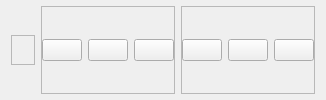
        <widget class="QWidget" name="headerContainer" native="true">
         <layout class="QHBoxLayout" name="horizontalLayout_5">
          <property name="topMargin">
           <number>6</number>
          </property>
          <property name="bottomMargin">
           <number>6</number>
          </property>
          <item alignment="Qt::AlignLeft">
           <widget class="QFrame" name="frame_5">
            <property name="maximumSize">
             <size>
              <width>135</width>
              <height>30</height>
             </size>
            </property>
            <property name="frameShape">
             <enum>QFrame::StyledPanel</enum>
            </property>
            <property name="frameShadow">
             <enum>QFrame::Raised</enum>
            </property>
            <layout class="QHBoxLayout" name="horizontalLayout_7">
             <property name="leftMargin">
              <number>0</number>
             </property>
             <property name="topMargin">
              <number>0</number>
             </property>
             <property name="rightMargin">
              <number>0</number>
             </property>
             <property name="bottomMargin">
              <number>0</number>
             </property>
             <item>
              <widget class="QLabel" name="label_5">
               <property name="maximumSize">
                <size>
                 <width>135</width>
                 <height>28</height>
                </size>
               </property>
               <property name="text">
                <string/>
               </property>
               <property name="pixmap">
                <pixmap resource="resources.qrc">:/icons/icons/FullLogo_Transparent_NoBuffer.png</pixmap>
               </property>
               <property name="scaledContents">
                <bool>true</bool>
               </property>
              </widget>
             </item>
             <item>
              <widget class="QLabel" name="label_6">
               <property name="font">
                <font>
                 <pointsize>11</pointsize>
                 <weight>75</weight>
                 <bold>true</bold>
                </font>
               </property>
               <property name="text">
                <string/>
               </property>
              </widget>
             </item>
            </layout>
           </widget>
          </item>
          <item alignment="Qt::AlignHCenter">
           <widget class="QFrame" name="frame_6">
            <property name="frameShape">
             <enum>QFrame::StyledPanel</enum>
            </property>
            <property name="frameShadow">
             <enum>QFrame::Raised</enum>
            </property>
            <layout class="QHBoxLayout" name="horizontalLayout_6">
             <property name="leftMargin">
              <number>0</number>
             </property>
             <property name="topMargin">
              <number>0</number>
             </property>
             <property name="rightMargin">
              <number>0</number>
             </property>
             <property name="bottomMargin">
              <number>0</number>
             </property>
             <item>
              <widget class="QPushButton" name="notificationBtn">
               <property name="text">
                <string/>
               </property>
               <property name="icon">
                <iconset resource="resources.qrc">
                 <normaloff>:/icons/icons/bell.svg</normaloff>:/icons/icons/bell.svg</iconset>
               </property>
               <property name="iconSize">
                <size>
                 <width>24</width>
                 <height>24</height>
                </size>
               </property>
              </widget>
             </item>
             <item>
              <widget class="QPushButton" name="moreMenuBtn">
               <property name="toolTip">
                <string>More</string>
               </property>
               <property name="text">
                <string/>
               </property>
               <property name="icon">
                <iconset resource="resources.qrc">
                 <normaloff>:/icons/icons/more-horizontal.svg</normaloff>:/icons/icons/more-horizontal.svg</iconset>
               </property>
               <property name="iconSize">
                <size>
                 <width>24</width>
                 <height>24</height>
                </size>
               </property>
              </widget>
             </item>
             <item>
              <widget class="QPushButton" name="profileMenuBtn">
               <property name="toolTip">
                <string>Profile</string>
               </property>
               <property name="text">
                <string/>
               </property>
               <property name="icon">
                <iconset resource="resources.qrc">
                 <normaloff>:/icons/icons/user.svg</normaloff>:/icons/icons/user.svg</iconset>
               </property>
               <property name="iconSize">
                <size>
                 <width>24</width>
                 <height>24</height>
                </size>
               </property>
              </widget>
             </item>
            </layout>
           </widget>
          </item>
          <item alignment="Qt::AlignRight">
           <widget class="QFrame" name="frame_7">
            <property name="frameShape">
             <enum>QFrame::StyledPanel</enum>
            </property>
            <property name="frameShadow">
             <enum>QFrame::Raised</enum>
            </property>
            <layout class="QHBoxLayout" name="horizontalLayout_4">
             <property name="leftMargin">
              <number>0</number>
             </property>
             <property name="topMargin">
              <number>0</number>
             </property>
             <property name="rightMargin">
              <number>0</number>
             </property>
             <property name="bottomMargin">
              <number>0</number>
             </property>
             <item>
              <widget class="QPushButton" name="minimizeBtn">
               <property name="toolTip">
                <string>Minimize Window</string>
               </property>
               <property name="text">
                <string/>
               </property>
               <property name="icon">
                <iconset resource="resources.qrc">
                 <normaloff>:/icons/icons/minus.svg</normaloff>:/icons/icons/minus.svg</iconset>
               </property>
              </widget>
             </item>
             <item>
              <widget class="QPushButton" name="restoreBtn">
               <property name="toolTip">
                <string>Restore Window</string>
               </property>
               <property name="text">
                <string/>
               </property>
               <property name="icon">
                <iconset resource="resources.qrc">
                 <normaloff>:/icons/icons/square.svg</normaloff>:/icons/icons/square.svg</iconset>
               </property>
              </widget>
             </item>
             <item>
              <widget class="QPushButton" name="closeBtn">
               <property name="toolTip">
                <string>Close Window</string>
               </property>
               <property name="text">
                <string/>
               </property>
               <property name="icon">
                <iconset resource="resources.qrc">
                 <normaloff>:/icons/icons/x.svg</normaloff>:/icons/icons/x.svg</iconset>
               </property>
              </widget>
             </item>
            </layout>
           </widget>
          </item>
         </layout>
        </widget>
